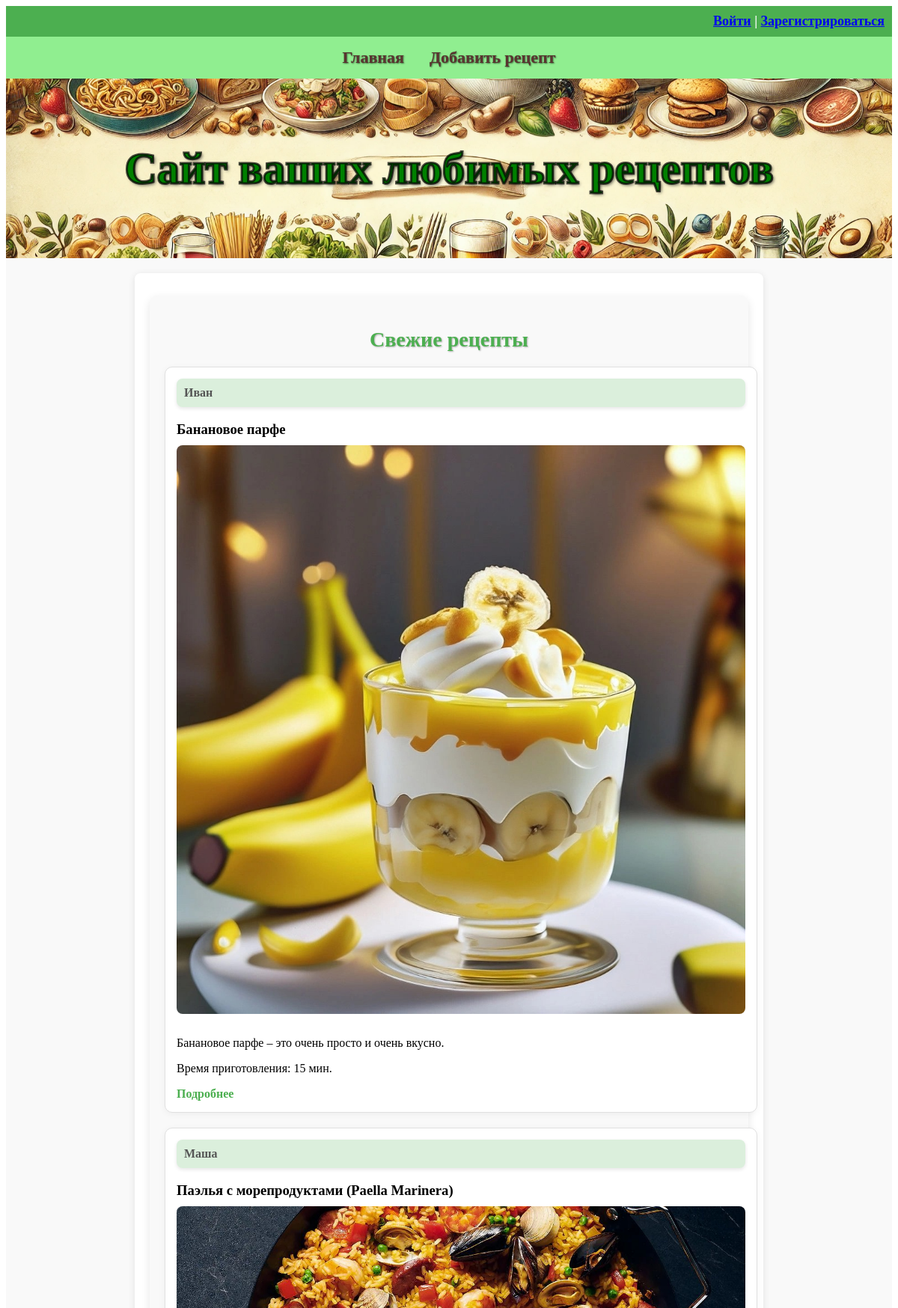
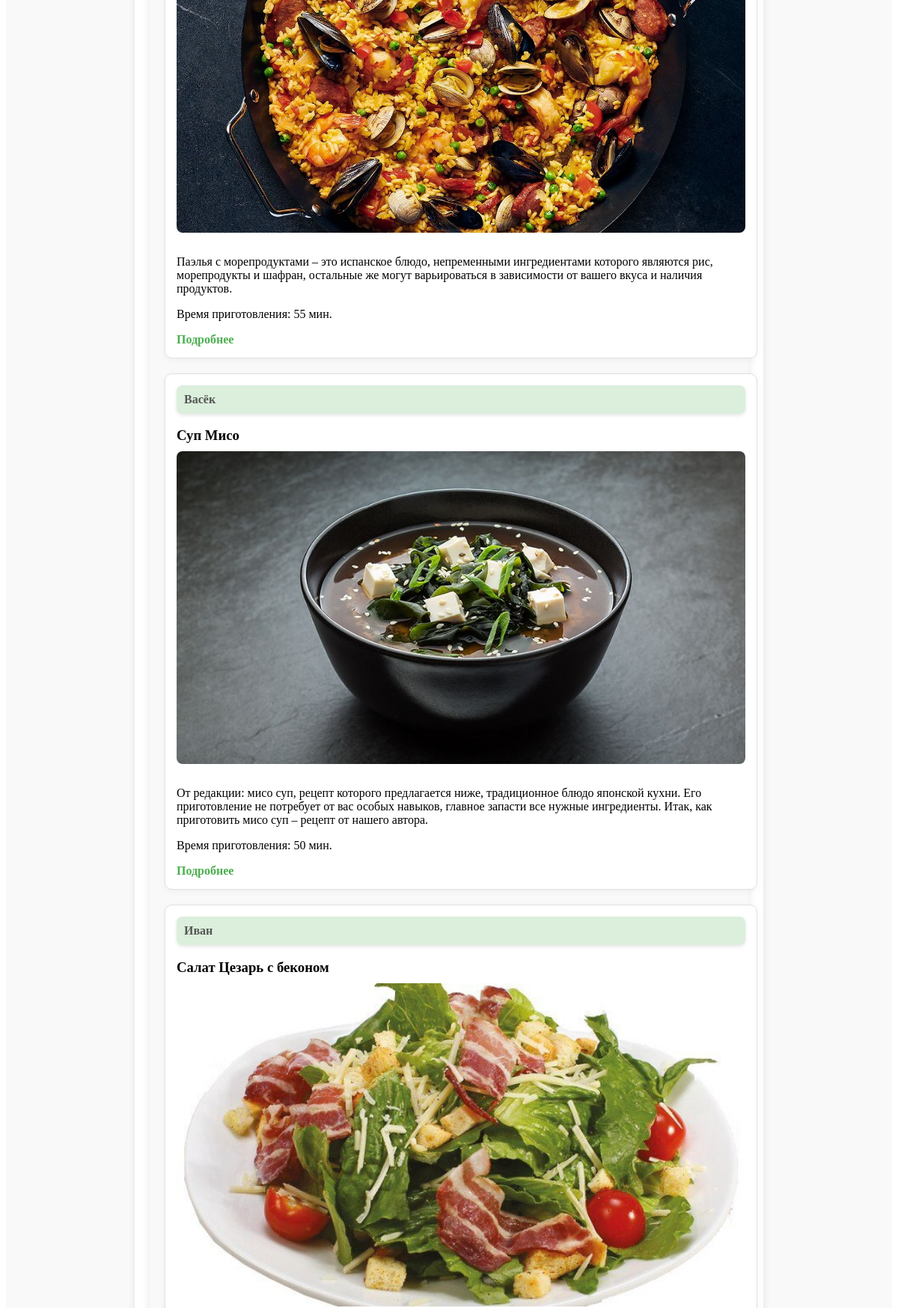
The page / (upper part) on the database its author committed (2 pictures, top to bottom).
### recipe_app/models.py (models this page shows, shortened)
class Recipe(models.Model):
    title = models.CharField(max_length=100, verbose_name="Название блюда")
    description = models.TextField(verbose_name="Описание")
    preparation_steps = models.TextField(verbose_name="Шаги приготовления")
    preparation_time = models.PositiveIntegerField(verbose_name="Время приготовления в минутах")
    image = models.ImageField(upload_to='recipes/images/', verbose_name="Добавьте фото")
    author = models.ForeignKey(User, on_delete=models.CASCADE, verbose_name="Автор")
    categories = models.ManyToManyField(Category, through='RecipeCategory', verbose_name="Категория")
    ingredients = models.TextField(blank=True, null=True, verbose_name="Ингредиенты")

### recipe_app/views.py (the view)
# urls.py: path('', recipe_list, name='recipe_list'),
def recipe_list(request):
    recipes = Recipe.objects.order_by('-id')[:10]
    return render(request, 'recipes/recipe_list.html', {'recipes': recipes})

### recipe_app/templates/recipes/recipe_list.html (shortened to what this page needs)
{% extends 'base.html' %}
{% block content %}
<div class="recipes-section">
    <h2 class="section-title">Свежие рецепты</h2>
    <div class="recipe-cards">
        {% for recipe in recipes %}
            <div class="recipe-card">
                <div class="recipe-author">
                    {{ recipe.author.username }}
                </div>
                <h3>{{ recipe.title }}</h3>
                <a href="{% url 'recipe_detail' recipe.id %}">
                <img src="{{ recipe.image.url }}" alt="{{ recipe.title }}" class="recipe-image">
                </a>
                <p>{{ recipe.description }}</p>
                <p>Время приготовления: {{ recipe.preparation_time }} мин.</p>
                <a href="{% url 'recipe_detail' recipe.id %}" class="recipe-link">Подробнее</a>
            </div>
        {% empty %}
            <p>Пока нет доступных рецептов.</p>
        {% endfor %}
    </div>
</div>
{% endblock %}

### recipe_app/static/styles.css (style rules this page uses)
h3 { margin-bottom: 10px; }
.recipes-section { margin: 10px auto; padding: 20px; max-width: 800px; background-color: #f9f9f9; border-radius: 10px; box-shadow: 0 4px 12px rgba(0, 0, 0, 0.1); }
.recipe-cards { display: flex; flex-direction: column; gap: 20px; justify-content: flex-start; }
.recipe-card { position: relative; width: 100%; max-width: 800px; padding: 15px; background-color: #fff; border: 1px solid #e0e0e0; border-radius: 10px; box-shadow: 0 2px 10px rgba(0, 0, 0, 0.05); transition: transform 0.3s ease; }
.recipe-author { position: relative; font-weight: bold; background-color: rgba(76, 175, 80, 0.2); padding: 10px; border-radius: 8px; color: #555; box-shadow: 0 2px 5px rgba(0, 0, 0, 0.1); margin-bottom: 15px; }
.recipe-image { width: 100%; height: auto; border-radius: 8px; margin-bottom: 10px; }
.recipe-link { color: #4CAF50; font-weight: bold; margin-top: 10px; text-decoration: none; }
img { max-width: 100%; height: auto; }
.section-title { text-align: center; font-size: 28px; font-weight: bold; color: #4CAF50; margin-bottom: 20px; text-transform: none; font-weight: bold; text-shadow: 1px 1px 2px rgba(0, 0, 0, 0.3); }

### rows shown on the page
Recipe: author.username "Иван", title "Банановое парфе", image (picture), description "Банановое парфе – это очень просто и очень вкусно.", preparation_time "15"
Recipe: author.username "Маша", title "Паэлья с морепродуктами (Paella Marinera)", image (picture), description "Паэлья с морепродуктами – это испанское блюдо, непременными ингредиентами которого являются рис, морепродукты и шафран, остальные же могут варьироваться в зависимости от вашего вкуса и наличия продуктов.", preparation_time "55"
Recipe: author.username "Васёк", title "Суп Мисо", image (picture), description "От редакции: мисо суп, рецепт которого предлагается ниже, традиционное блюдо японской кухни. Его приготовление не потребует от вас особых навыков, главное запасти все нужные ингредиенты. Итак, как приготовить мисо суп – рецепт от нашего автора.", preparation_time "50"
Recipe: author.username "Иван", title "Салат Цезарь с беконом", image (picture)
